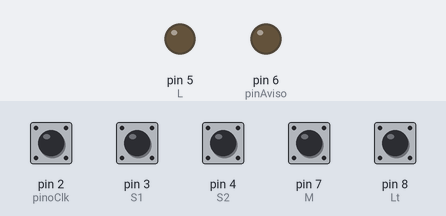
Simulated run of this sketch. Board: Arduino Uno, built with avr-gcc and run on an emulated ATmega328P. Parts: output pins drawn as LEDs (lit = HIGH). The test bench sets the inputs (shaded band); at power-on: pin 2 (pinoClk), pin 3 (S1), pin 4 (S2), pin 7 (M), pin 8 (Lt) HIGH.

Above: at 1.2 s.
1.3 s: pin 8 (Lt) pulled LOW for 0.15 s
At 1.37 s:
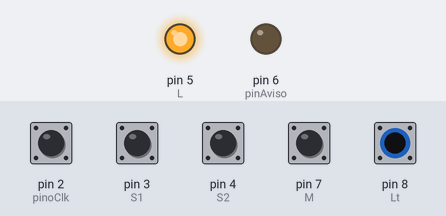
Timing chart, 0 to 4.3 s (numbered marks = the images above; inputs shaded):
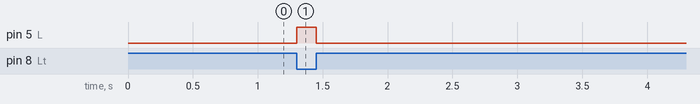

The sketch:

TP1_ex2_comentado.ino
```cpp
//ISEL- LEIM - Group 06 - Computação Física - TP1 - Ex 2

//Coding UTF-08

//define´s

#define L 5        // pin do led - serve para demonstrar se as luzes estão ligados ou não
#define S1 3       // simula a porta direita do carro
#define S2 4       // interruptor 2 - simula a porta esqueda do carro
#define pinAviso 6 // pin do piezo - componente que demonstra a partir de um som o estado do aviso
#define M 7        // motor - simula o motor do carro
#define Lt 8       // luzes - simula as luzes do carro
#define pinoClk 2  // pin que serve para simular o clock - feito manualmente apartir do interruptor 1

//variaveis globais

bool Luz;
bool SPD;
bool SPE;
bool Aviso;
bool Motor;
bool clk;
bool S;
bool J0, K0, J1, K1; // Entradas J e K
bool Q0,Q1; // Saída Q

void setup() {
  pinMode(L, OUTPUT);
  pinMode(S1,INPUT_PULLUP); //apenas um jumper do pin digital 3 ao GND tendo a resistência integrada do arduino que impede um curto circuito
  pinMode(S2, INPUT_PULLUP);
  pinMode(M, INPUT_PULLUP);  //apenas um jumper do pin digital 7 ao GND tendo a resistência integrada do arduino que impede um curto circuito
  pinMode(Lt, INPUT_PULLUP); //apenas um jumper do pin digital 8 ao GND tendo a resistência integrada do arduino que impede um curto circuito
  pinMode(pinAviso, OUTPUT);
  pinMode(pinoClk,INPUT); // utilizou-se o modo INPUT em vez do INPUT_PULLUP devido ao mau funcionamento do clock nesse modo
  attachInterrupt(digitalPinToInterrupt(pinoClk),myclock,RISING);
  interrupts();
}

void loop() {
  LerEntradas();
  CircuitoCombinatorio();
  CircuitoSequencial();
  EscreverSaidas();
}

// método do tipo void que vai ler todos os pins, utilizando o comando digitalRead(), que no setup são definidos como INPUT_PULLUP

void LerEntradas()
{
  SPD = !digitalRead(S1); // SPD dá true/HIGH/1 quando a porta direita está aberta (jumper ligado á breadboard) e dá false/LOW/0 quando a porta está fechada (jumper não está ligado á breadboard)
  SPE = !digitalRead(S2); // SPE dá true/HIGH/1 quando a porta esquerda está aberta (S2 pressionado) e dá false/LOW/0 quando ela está fechada
  Motor = !digitalRead(M); // Motor dá true/HIGH/1 quando o motor está ligado (jumper ligado á breadboard) e dá false/LOW/0 quando o motor está desligado (jumper não está ligado á breadboard)
  Luz= !digitalRead(Lt); // Luz dá true/HIGH/1 quando as luzes estão ligadas (jumper ligado á breadboard) e dá false/LOW/0 quando as luzes estão desligadas (jumper não está ligado á breadboard)
}

// método do tipo void que utiliza os valores obtidos no método LerEntradas() e atualiza uma variável booleana apartir de uma expressão lógica
// são chamados os seguintes métodos FES() e  FS() para assim serem atualizadas as variéveis dos flip-flops e o Aviso

void CircuitoCombinatorio()
{
  S = (Luz && (SPD||SPE) && !Motor);
  // expressão lógica simplificada, obtida através da tabela de verdade e mapa de Karnaugh (ver 1.2, 1.3 e 1.4 do relatório)
  FES();
  FS();
}

// método do tipo void que atualiza o estado da LED e Piezo consoante o valor lógico das variáveis booleanas (Luz e Aviso)

void EscreverSaidas()
{
  digitalWrite(L, Luz);
  digitalWrite(pinAviso, Aviso);
}

// método do tipo void que atribui o valor true á variavél clk

void myclock()
{
  clk=true;
}

// método do tipo void que verifica o estado do clk, e no caso deste ser true, o método atualiza os valores de Q1 e Q0 apartir da função FlipFlopJK() e atribui o valor false a clk

void CircuitoSequencial()
{
  if(clk)
  {
    FlipFlopJK(J1,K1,&Q1); //Atualização do valor de Q1
    FlipFlopJK(J0,K0,&Q0); //Atualização do valor de Q0
    clk=false;
    //O  operador de endereço "&" é usado para obter o endereço de memória de uma variável, neste caso de Q1 e Q0
  }
}

// função do tipo void que recebe como parâmetros os valores flip-flops do tipo J-K edge-triggered (J, K, Q)

void FlipFlopJK(bool J, bool K, bool *Q) // operador unário de indireção "*"" (pointer) é usado para acessar o valor armazenado em um endereço de memória
{
	*Q = (!*Q && J) || (*Q && !K); //atualização do valor de Q usando a expressão lógica do flip-flop
}

// função do tipo void, que utiliza as expressões da função do estado seguinte (ver 2.4 do relatório)

void FES()
{
  J1= S;
  K1= 1;
	J0= S && (!Q1);
	K0= (!S);
}

// função do tipo void, que utiliza as expressões da função de saída (ver 2.4 do relatório)

void FS()
{
  Aviso = Q1 && Q0 && S;
}
```

Measured:
- after the input at 1.3 s, pin 5 (L): LOW → HIGH at once, → LOW 0.15 s later
